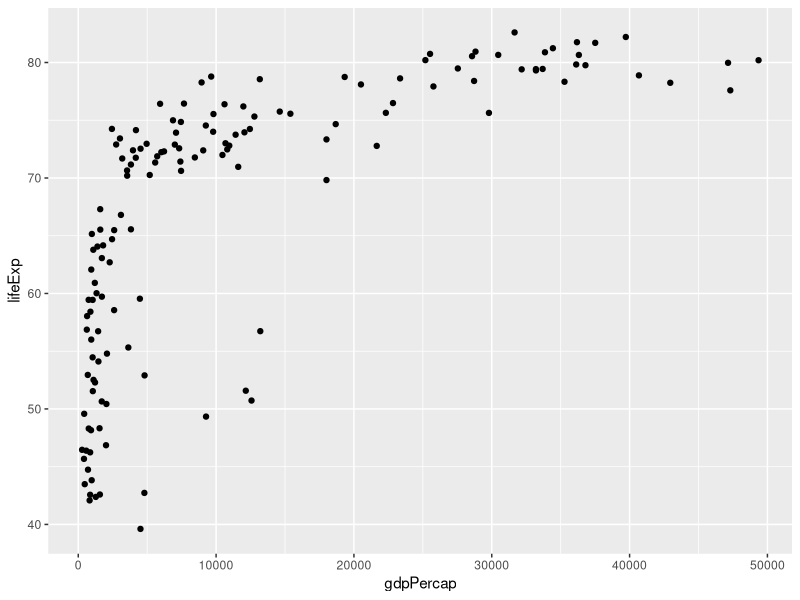
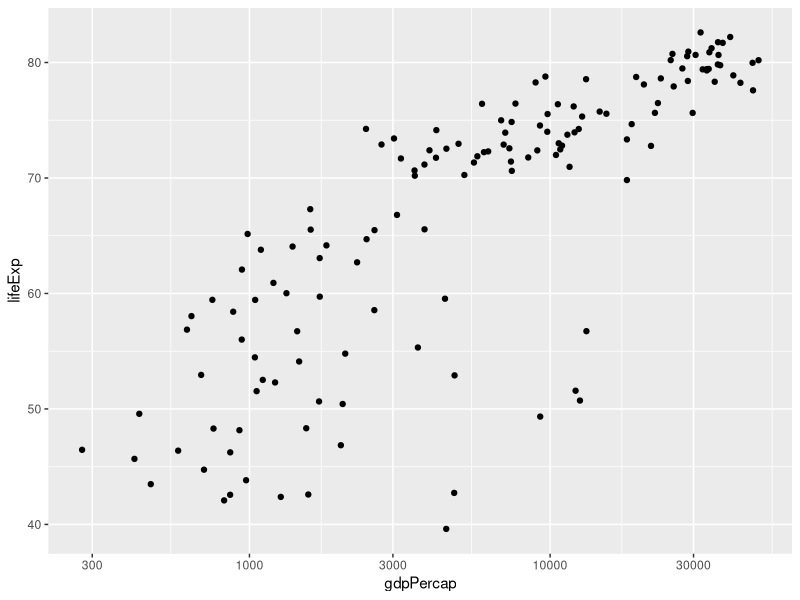
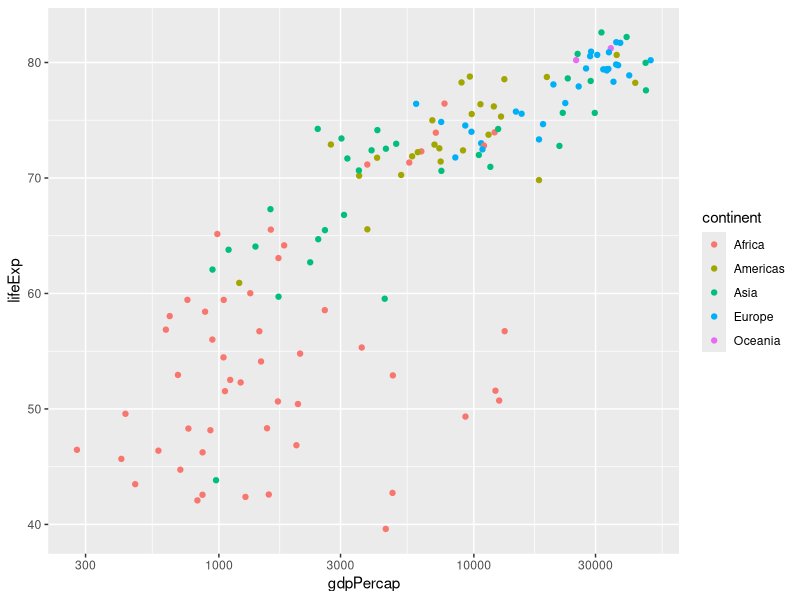
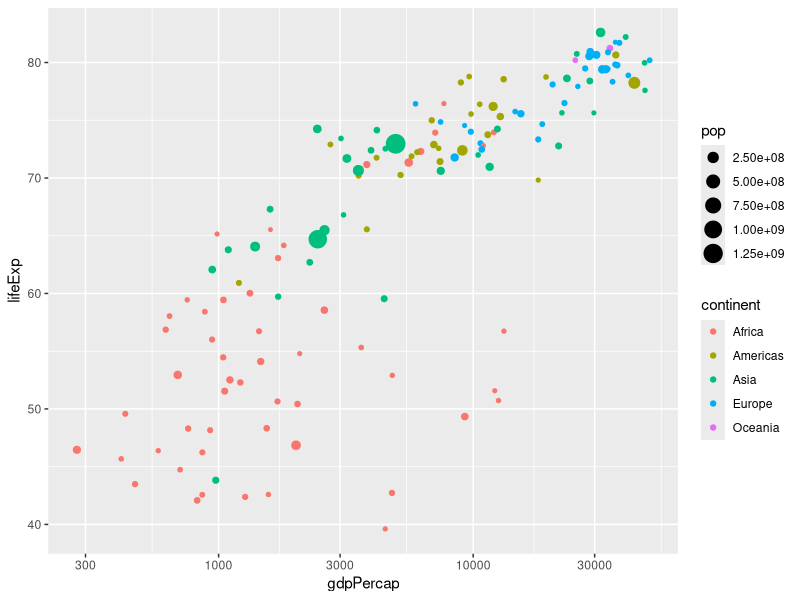
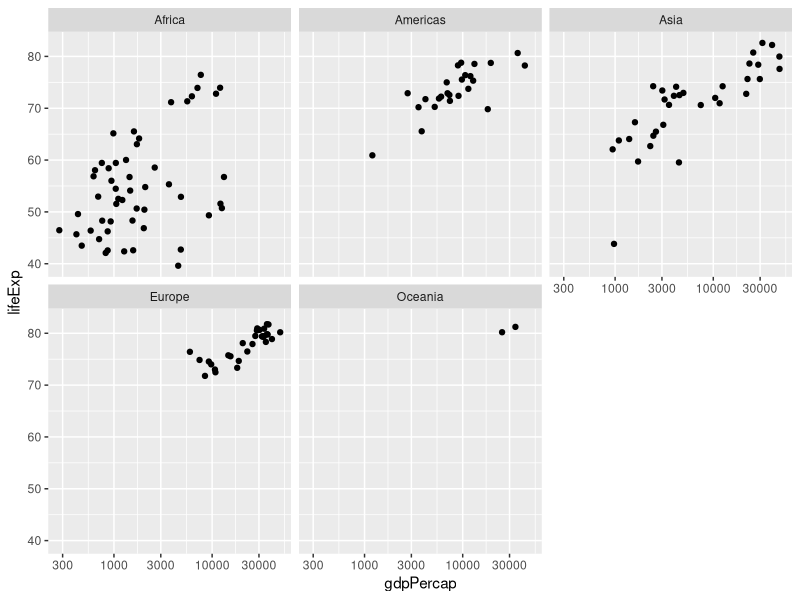
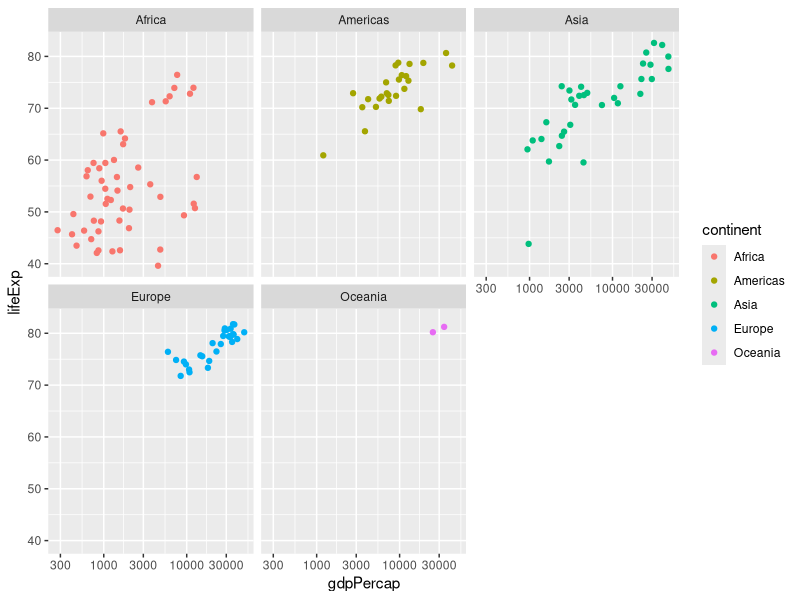
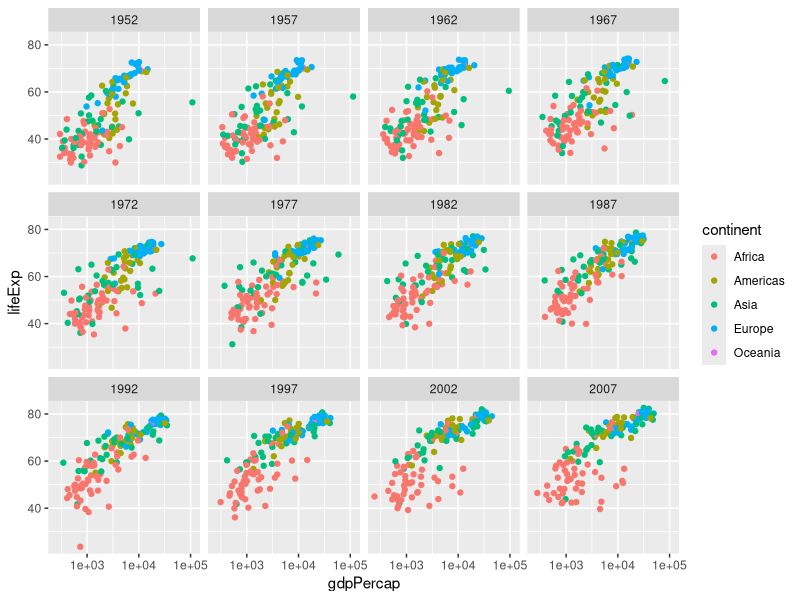
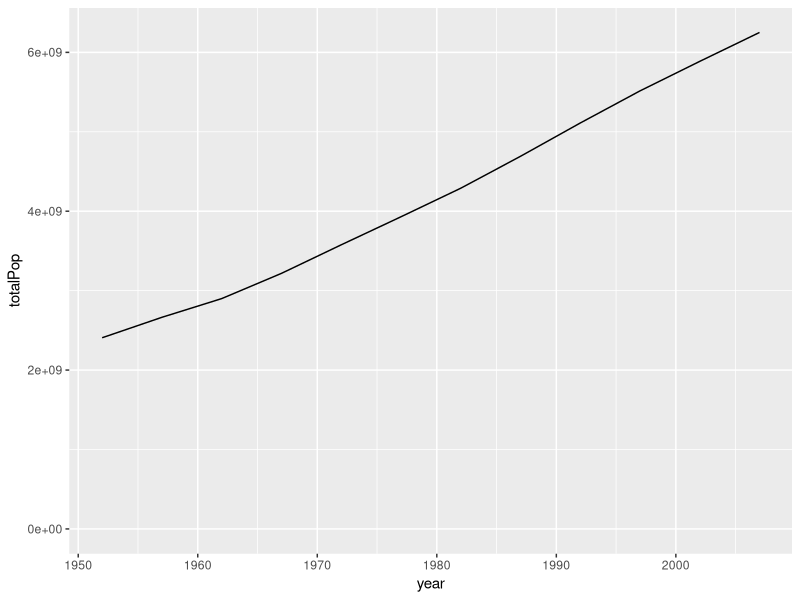

Source code (R) for these figures, in order:
## ---- chunk 1
library(dplyr)
library(ggplot2)
library(readr)
## ---- chunk 2
# tsv with readr
gapminder <- read_tsv("gapminder.tsv", col_names = TRUE)
## ---- chunk 3
# working with 2007 data only
gapminder_2007 <- gapminder %>%
    filter(year == 2007)
## ---- chunk 4
# average life expectancy in the year 2007 (all countries)
gapminder %>%
    filter(year == 2007) %>%
    summarize(meanLifeExp = mean(lifeExp))
## ---- chunk 5
# 1957 median life expectancy and max GDP per capita
gapminder %>%
    filter(year == 1957) %>%
    summarize(medianLifeExp = median(lifeExp),
              maxGdpPercap = max(gdpPercap))
## ---- chunk 6
# grouping by year
# then summarize mean life expectancy & population
by_year <- gapminder %>%
    group_by(year) %>%
    summarize(meanLifeExp = mean(lifeExp),
              totalPop = sum(pop))

by_year
## ---- chunk 7
# 2007 data, group by continent
gapminder %>%
    filter(year == 2007) %>%
    group_by(continent) %>%
    summarize(meanLifeExp = mean(lifeExp),
              totalPop = sum(pop))
## ---- chunk 8
# filtered data 2007
ggplot(gapminder_2007, aes(x = gdpPercap, y = lifeExp)) +
    geom_point()
## ---- chunk 9
# distribution above on x-axis is too large, add log scale
ggplot(gapminder_2007, aes(x = gdpPercap, y = lifeExp)) +
    geom_point() +
    scale_x_log10()
## ---- chunk 10
# mapping continent variable to color aesthetic
ggplot(gapminder_2007, aes(x = gdpPercap, y = lifeExp,
                           color = continent)) +
    geom_point() +
    scale_x_log10()
## ---- chunk 11
# adding size aesthetic to plot above
ggplot(gapminder_2007, aes(x = gdpPercap, y = lifeExp,
                           color = continent,
                           size = pop)) +
    geom_point() +
    scale_x_log10()
## ---- chunk 12
# facet by continent
# removed color aes, explanation below
ggplot(gapminder_2007, aes(x = gdpPercap, y = lifeExp)) +
    geom_point() +
    scale_x_log10() +
    facet_wrap(~ continent)
## ---- chunk 13
# facet by continent, but keeping color aesthetic mapped to continent
ggplot(gapminder_2007, aes(x = gdpPercap, y = lifeExp,
                           color = continent)) +
    geom_point() +
    scale_x_log10() +
    facet_wrap(~ continent)
## ---- chunk 14
# facet by year
# using gapminder data, not gapminder_2007, added color aesthetic back
ggplot(gapminder, aes(x = gdpPercap, y = lifeExp,
                      color = continent)) +
    geom_point() +
    scale_x_log10() +
    facet_wrap(~ year)
## ---- chunk 15
# total population over time
ggplot(by_year, aes(x = year, y = totalPop)) +
    geom_line() +
    expand_limits(y = 0)
## ---- chunk 16
# new data subset: 5vars = 2groups & 3summarized 
by_year_continent <- gapminder %>% 
    group_by(year, continent) %>% 
    summarize(totalPop = sum(pop),
              meanLifeExp = mean(lifeExp),
              medianGdpPerCap = median(gdpPercap))

head(by_year_continent, 15)
## ---- chunk 17
# population over time by continent
ggplot(by_year_continent, aes(x = year, y = totalPop,
                              color = continent)) +
    geom_point() +
    expand_limits(y = 0)

## ---- chunk 18
# mean life expectancy over time by continent
ggplot(by_year_continent, aes(x = year, y = meanLifeExp,
                              color = continent)) +
    geom_line() +
    expand_limits(y = 0)
## ---- chunk 19
# median GDP per capita over time by continent
ggplot(by_year_continent, aes(x = year, y = medianGdpPerCap,
                              color = continent)) +
    geom_line() +
    expand_limits(y = 0)
